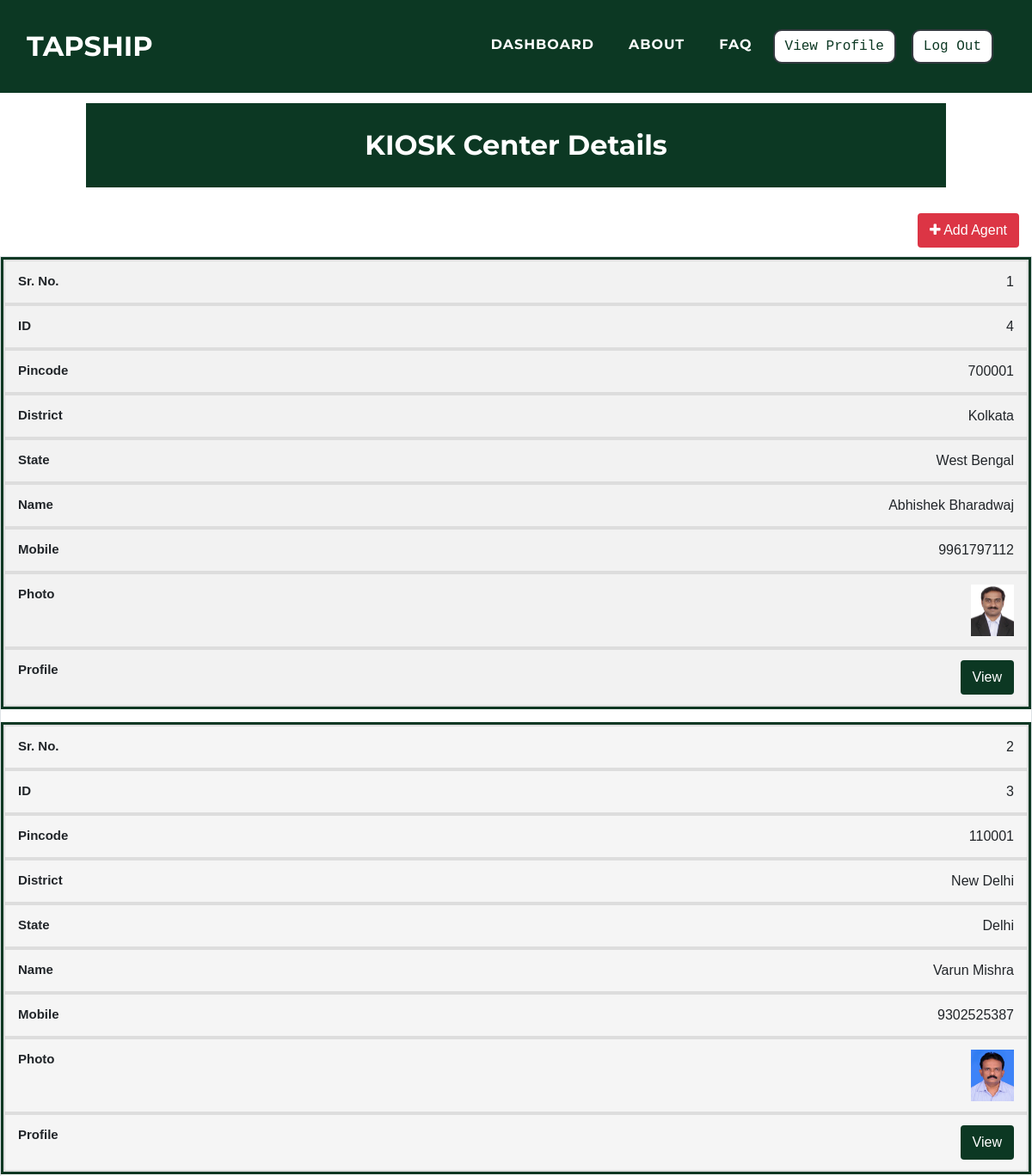
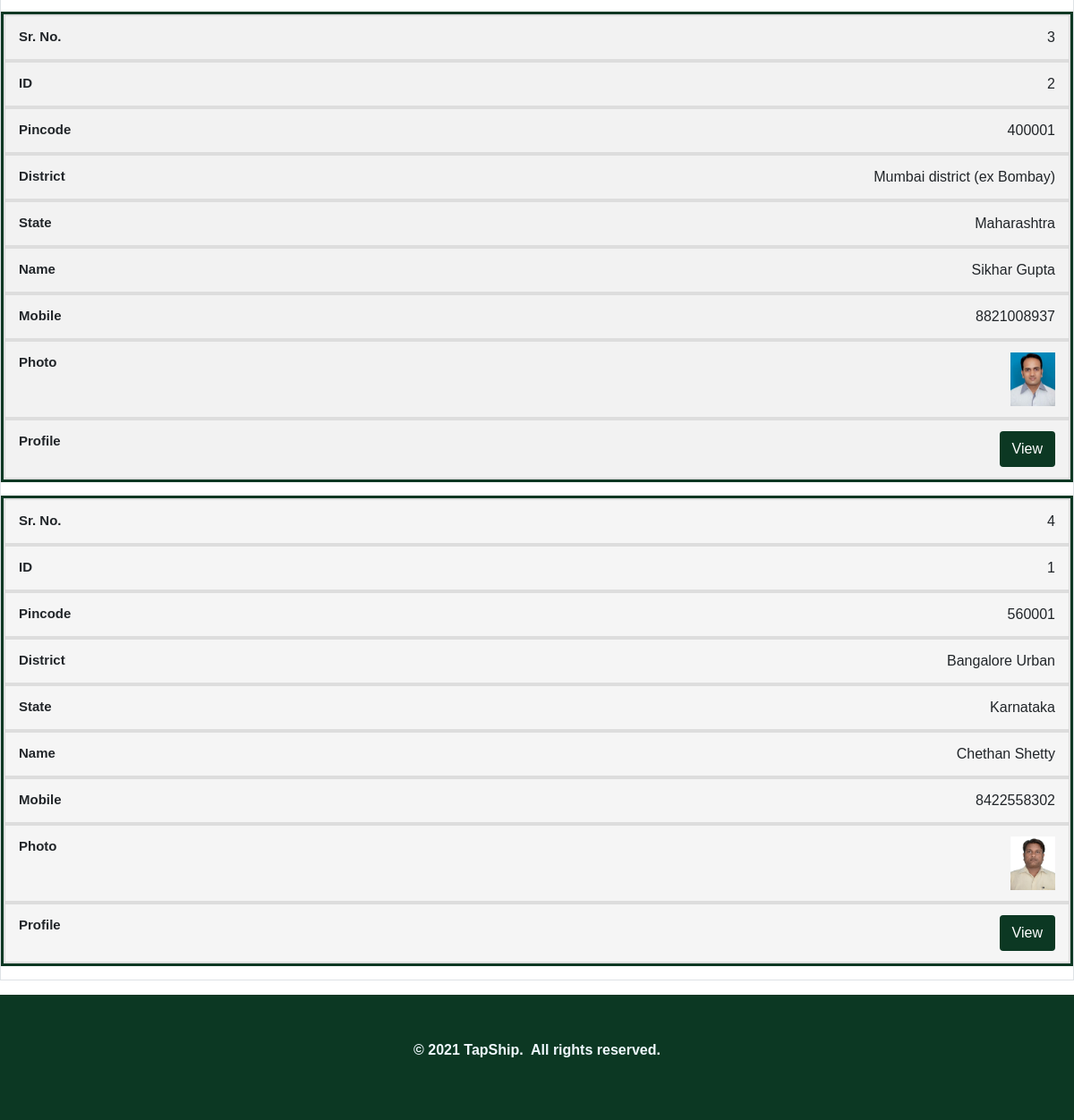
The page /admin/kioskdetails.php (signed in) on the database its author committed (2 pictures, top to bottom).
### tables this page shows
CREATE TABLE `kiosk` (
  `k_id` int(11) NOT NULL,
  `k_pincode` varchar(10) NOT NULL,
  `k_district` varchar(50) NOT NULL,
  `k_state` varchar(50) NOT NULL,
  `k_name` varchar(100) NOT NULL,
  `k_mobile` varchar(25) NOT NULL,
  `k_gender` varchar(20) NOT NULL,
  `k_age` varchar(10) NOT NULL,
  `k_aadhar` varchar(25) NOT NULL,
  `k_aadharpdf` varchar(500) NOT NULL,
  `k_address` varchar(500) NOT NULL,
  `k_photo` varchar(500) NOT NULL
);

### admin/kioskdetails.php (the view, shortened to what this page needs)
<?php
$res = $_SESSION["sessionid"];
$a_name = $res;
?>
<!DOCTYPE html>
<html>
<head>
    <link rel="stylesheet" href="../assets/bootstrap/css/bootstrap.min.css">
    <link rel="stylesheet" href="../assets/fonts/font-awesome.min.css">
    <link rel="stylesheet" href="../assets/fonts/ionicons.min.css">
    <link rel="stylesheet" href="../assets/css/Article-List.css">
    <link rel="stylesheet" href="../assets/css/Features-Boxed.css">
    <link rel="stylesheet" href="../assets/css/Footer-Dark.css">
    <link rel="stylesheet" href="../assets/css/Highlight-Blue.css">
    <link rel="stylesheet" href="https://cdnjs.cloudflare.com/ajax/libs/animate.css/3.5.2/animate.min.css">
    <link rel="stylesheet" href="https://cdnjs.cloudflare.com/ajax/libs/aos/2.2.0/aos.css">
    <link rel="stylesheet" href="../assets/css/Login-Form-Clean.css">
    <link rel="stylesheet" href="../assets/css/table-style.css" />
</head>
<body id="page-top">
    <nav class="navbar navbar-light navbar-expand-lg fixed-top text-uppercase" id="mainNav" style="background: #0c3823;">
        <div class="container-fluid">
            <a class="navbar-brand js-scroll-trigger" data-bs-hover-animate="pulse" href="../index.php" style="font-family: Montserrat, sans-serif;">TAPSHIP</a>
            <div class="collapse navbar-collapse" id="navbarResponsive">
                <ul class="nav navbar-nav ml-auto">
                    <li class="nav-item mx-0 mx-lg-1"><a class="nav-link py-3 px-0 px-lg-3 rounded js-scroll-trigger" data-bs-hover-animate="pulse" href="index.php" style="filter: contrast(100%) grayscale(0%) hue-rotate(0deg) invert(0%) sepia(0%);">DASHBOARD</a></li>
                    <li class="nav-item mx-0 mx-lg-1"><a class="nav-link py-3 px-0 px-lg-3 rounded js-scroll-trigger" data-bs-hover-animate="pulse" href="../about.php">ABOUT</a></li>
                    <li class="nav-item mx-0 mx-lg-1"><a class="nav-link py-3 px-0 px-lg-3 rounded js-scroll-trigger" data-bs-hover-animate="pulse" href="../faq.php">FAQ</a></li>
                    <li class="nav-item mx-0 mx-lg-1"><a href="updateprofile.php?a_name=<?php echo $a_name; ?>"><button class="btn btn-dark text-monospace" data-bs-hover-animate="pulse" type="button" style="margin: 10px;background: rgb(255,255,255);color: #0c3823;margin-left: 0;border-radius: 10px;">View Profile</button></a></li>
                    <li class="nav-item mx-0 mx-lg-1"><a href="../admin/logout-script.php"><button class="btn btn-dark text-monospace" data-bs-hover-animate="pulse" type="button" style="margin: 10px;background: rgb(255,255,255);color: #0c3823;margin-left: 0;border-radius: 10px;">Log Out</button></a></li>
                </ul>
            </div>
        </div>
    </nav>
    <div class="features-boxed">
        <div class="container-fluid" style="background: #ffffff;">
            <div class="intro" style="background: #0c3823;margin-top: 120px;margin-bottom: 30px; max-width:1000px;">
                <h2 class="text-center" data-aos="fade" style="color: rgb(255,255,255);padding: 30px;margin-bottom: 0px;">KIOSK Center Details</h2>
            </div>
        </div>
    </div>
    <div style="padding-bottom:50px;">
        <a href="addagent.php"><button type="button" id="add_agent" name="add_agent" value="Add Agent" class="btn btn-danger" style="float:right; margin-right: 15px; margin-bottom: 5px;"><i class="fa fa-plus"></i> Add Agent</button></a>
    </div>
    <div>
        <table id="tabledata" class=" table table-striped table-hover table-bordered">
            <?php
            $con = mysqli_connect('localhost', 'root');
            mysqli_select_db($con, 'tapship');
            $q = "select k_id, k_pincode, k_district, k_state, k_name, k_mobile, k_photo from kiosk where k_id!=0 ORDER BY k_id DESC";
            $query = mysqli_query($con, $q);
            $c = 1;
            ?>
            <?php while ($res = mysqli_fetch_array($query)) {
            ?>
                <tr class="text-center">
                    <td data-label="Sr. No."> <?php echo $c;
                                                $c += 1 ?> </td>
                    <td data-label="ID"> <?php echo $res['k_id']; ?> </td>
                    <td data-label="Pincode"> <?php echo $res['k_pincode']; ?> </td>
                    <td data-label="District"> <?php echo $res['k_district']; ?> </td>
                    <td data-label="State"> <?php echo $res['k_state']; ?> </td>
                    <td data-label="Name"> <?php echo $res['k_name'];  ?> </td>
                    <td data-label="Mobile"> <?php echo $res['k_mobile'];  ?> </td>
                    <td data-label="Photo"> <img src="<?php echo $res['k_photo'];  ?>" width="50" height="60"> </td>
                    <td data-label="Profile"> <button class="btn" style="background-color:#0c3823;"> <a href="agentprofile.php?k_mobile=<?php echo $res['k_mobile']; ?>" class="text-white"> View </a> </button> </td>
                </tr>
            <?php
            }
            ?>
        </table>
    </div>
    <div class="footer-dark" style="background: rgb(12,56,35);">
        <footer>
            <div class="container-fluid">
                <p style="text-align: center;"><strong>© 2021 TapShip.&nbsp; All rights reserved.</strong><br></p>
            </div>
        </footer>
    </div>
</body>
</html>

### assets/css/Features-Boxed.css (style rules this page uses)
.features-boxed { color: #313437; background-color: #eef4f7; }
.features-boxed h2 { font-weight: bold; margin-bottom: 40px; padding-top: 40px; color: inherit; }
.features-boxed .intro { font-size: 16px; max-width: 500px; margin: 0 auto; }

### assets/css/Footer-Dark.css (style rules this page uses)
.footer-dark { padding: 50px 0; bottom: 0; color: #f0f9ff; background-color: #282d32; }

### assets/css/table-style.css (style rules this page uses)
body { margin:0; font-family: sans-serif; }
* { box-sizing: border-box; }
.table { width: 100%; border-collapse: collapse; }
.table td,.table th { padding:12px 15px; border:2px solid #ddd; text-align: center; font-size:16px; }
.table tbody tr:nth-child(even) { background-color: #f5f5f5; }
@media (max-width: 1410px) { .table, .table tbody, .table tr, .table td { display: block; width: 100%; } }
@media (max-width: 1410px) { table tr { margin-bottom: 15px; border: 3px solid #0c3823; } }
@media (max-width: 1410px) { .table td { text-align: right; padding-left: 50%; text-align: right; position: relative; } }
@media (max-width: 1410px) { .table td::before { content: attr(data-label); position: absolute; left:0; width: 50%; padding-left:15px; font-size:15px; font-weight: bold; text-align: left; } }

### rows shown on the page
kiosk: k_id "4", k_pincode "700001", k_district "Kolkata", k_state "West Bengal", k_name "Abhishek Bharadwaj", k_mobile "9961797112", k_photo (picture)
kiosk: k_id "3", k_pincode "110001", k_district "New Delhi", k_state "Delhi", k_name "Varun Mishra", k_mobile "9302525387", k_photo (picture)
kiosk: k_id "2", k_pincode "400001", k_district "Mumbai district (ex Bombay)", k_state "Maharashtra", k_name "Sikhar Gupta", k_mobile "8821008937", k_photo (picture)
kiosk: k_id "1", k_pincode "560001", k_district "Bangalore Urban", k_state "Karnataka", k_name "Chethan Shetty", k_mobile "8422558302", k_photo (picture)
